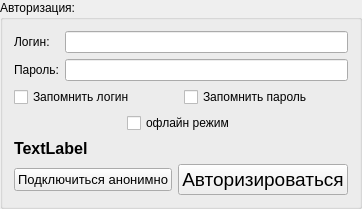
            <widget class="QGroupBox" name="groupBox_2">
             <property name="title">
              <string>Авторизация:</string>
             </property>
             <layout class="QVBoxLayout" name="verticalLayout_6">
              <item>
               <layout class="QFormLayout" name="formLayout_2">
                <item row="0" column="0">
                 <widget class="QLabel" name="label_4">
                  <property name="text">
                   <string>Логин:</string>
                  </property>
                 </widget>
                </item>
                <item row="1" column="0">
                 <widget class="QLabel" name="label_6">
                  <property name="text">
                   <string>Пароль:</string>
                  </property>
                 </widget>
                </item>
                <item row="0" column="1">
                 <widget class="QLineEdit" name="le_login"/>
                </item>
                <item row="1" column="1">
                 <widget class="QLineEdit" name="le_passwd"/>
                </item>
               </layout>
              </item>
              <item>
               <layout class="QHBoxLayout" name="horizontalLayout_9">
                <item>
                 <widget class="QCheckBox" name="cb_loginSave">
                  <property name="text">
                   <string>Запомнить логин</string>
                  </property>
                 </widget>
                </item>
                <item>
                 <widget class="QCheckBox" name="cb_passwdSave">
                  <property name="text">
                   <string>Запомнить пароль</string>
                  </property>
                 </widget>
                </item>
               </layout>
              </item>
              <item>
               <layout class="QHBoxLayout" name="horizontalLayout_12">
                <item>
                 <spacer name="horizontalSpacer_5">
                  <property name="orientation">
                   <enum>Qt::Horizontal</enum>
                  </property>
                  <property name="sizeHint" stdset="0">
                   <size>
                    <width>40</width>
                    <height>20</height>
                   </size>
                  </property>
                 </spacer>
                </item>
                <item>
                 <widget class="QCheckBox" name="cb_offline">
                  <property name="text">
                   <string>офлайн режим</string>
                  </property>
                 </widget>
                </item>
                <item>
                 <spacer name="horizontalSpacer_4">
                  <property name="orientation">
                   <enum>Qt::Horizontal</enum>
                  </property>
                  <property name="sizeHint" stdset="0">
                   <size>
                    <width>40</width>
                    <height>20</height>
                   </size>
                  </property>
                 </spacer>
                </item>
               </layout>
              </item>
              <item>
               <widget class="QLabel" name="lb_infoReg">
                <property name="font">
                 <font>
                  <pointsize>12</pointsize>
                  <weight>75</weight>
                  <bold>true</bold>
                 </font>
                </property>
                <property name="text">
                 <string>TextLabel</string>
                </property>
               </widget>
              </item>
              <item>
               <layout class="QHBoxLayout" name="horizontalLayout_8">
                <item>
                 <widget class="QPushButton" name="pb_anonymous">
                  <property name="font">
                   <font>
                    <pointsize>10</pointsize>
                   </font>
                  </property>
                  <property name="text">
                   <string>Подключиться анонимно</string>
                  </property>
                 </widget>
                </item>
                <item>
                 <widget class="QPushButton" name="pb_log_in">
                  <property name="font">
                   <font>
                    <pointsize>14</pointsize>
                   </font>
                  </property>
                  <property name="text">
                   <string>Авторизироваться</string>
                  </property>
                 </widget>
                </item>
               </layout>
              </item>
             </layout>
            </widget>
